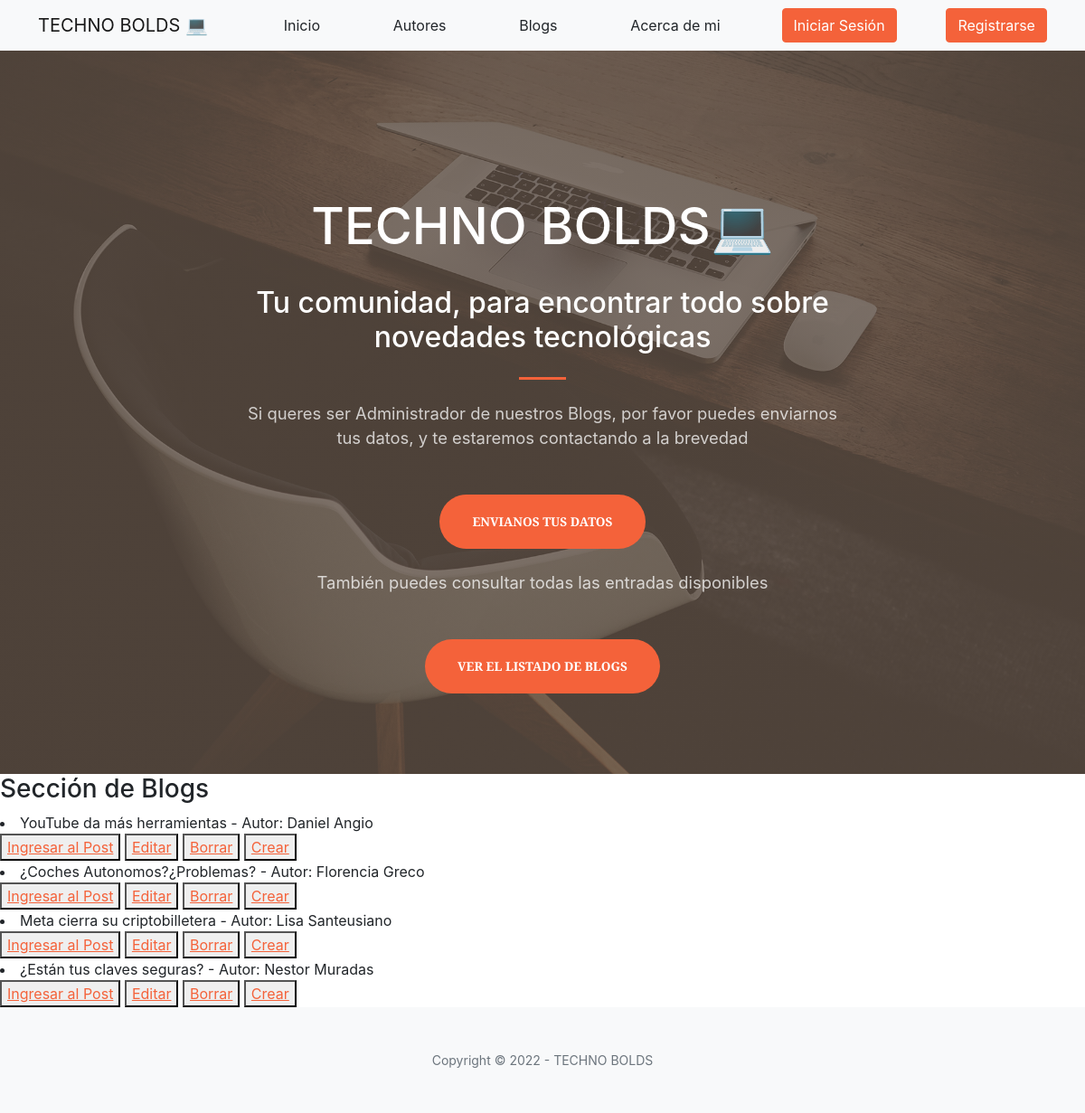
The page /pages/ on the database its author committed.
### AppCoder/models.py (models this page shows)
class Blog(models.Model):
    titulo = models.CharField(max_length=30, default="")
    subtitulo = models.TextField(max_length=90, default="")
    cuerpo = models.TextField(max_length=1000, default="")
    autor = models.CharField(max_length=30, default="")
    fecha = models.DateField(auto_now_add=True)
    imagen = models.ImageField(upload_to='imagenes', null=True, blank=True)
    def __str__(self) -> str:
        return self.titulo+" - "+"Autor:"+" "+self.autor

### AppCoder/views.py (the view)
# urls.py: path("pages/", views.BlogsList.as_view(), name="blog_listar"),
class BlogsList(ListView):
    model = Blog
    template_name = 'appCoder/blog_list.html'

### AppCoder/template/AppCoder/blog_list.html
{% extends "appCoder/padre.html" %}
{% load static %}
{% block contenidoQueCambia %}
<h3>Sección de Blogs</h3>
{% for blog in object_list %}
<li>{{blog}}</li>
<button>
    <a href="{% url 'blog_detalle' blog.id %}">Ingresar al Post</a>
</button>
<button>
    <a href="{% url 'blog_editar' blog.id %}">Editar</a>
</button>
<button>
    <a href="{% url 'blog_borrar' blog.id %}">Borrar</a>
</button>
<button>
    <a href="{% url 'blog_crear' %}">Crear</a>
</button>
{% endfor %}
{% endblock %}

### rows shown on the page
Blog: titulo+autor "YouTube da más herramientas - Autor: Daniel Angio"
Blog: titulo+autor "¿Coches Autonomos?¿Problemas? - Autor: Florencia Greco"
Blog: titulo+autor "Meta cierra su criptobilletera - Autor: Lisa Santeusiano"
Blog: titulo+autor "¿Están tus claves seguras? - Autor: Nestor Muradas"
